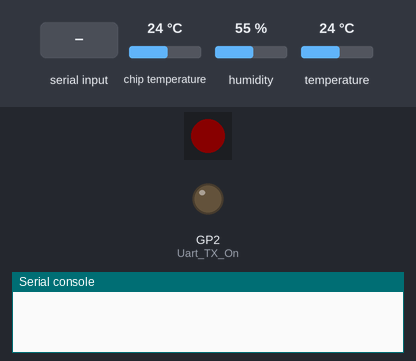
A program run on a simulated Raspberry Pi Pico running MicroPython. Shown: 1 RGB LEDs in strip order, left to right, output pins drawn as LEDs (lit = HIGH), the last lines printed to the serial console. Inputs (shaded band) come from the test bench; at power-on: chip temperature 24 °C, humidity 55 %, temperature 24 °C. Dim RGB values are drawn brighter than linear.

Above: at 0.1 s.
At 2.2 s:
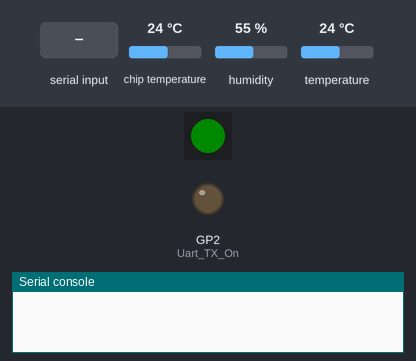
2.3 s: "85AF3" received over the second serial link
At 3.5 s:
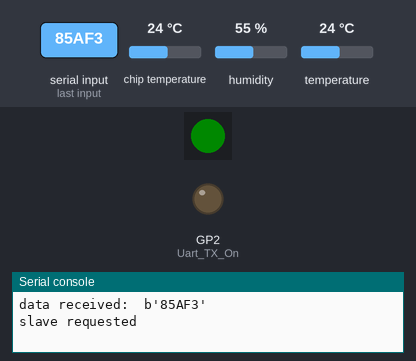
3.8 s: "1" received over the second serial link
Timing chart, 0 to 6.8 s (numbered marks = the images above; inputs shaded):
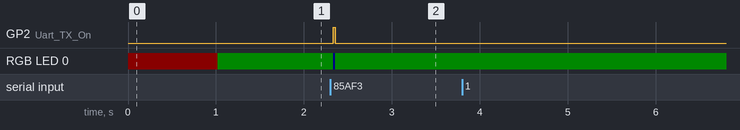

The program:

RPi_Bathroom.py
```python
"""
This code measures temperature and humidity from DHT22 sensor.

The measured data are sent in serial frame after the slave device
was interrogated by master device.
"""

import machine, neopixel
from machine import UART
from machine import Pin
import time
import dht
import uasyncio

# DHT22 config
temp_humid_sensor  = dht.DHT22(Pin(3))
temperature, humidity = 0, 0


pin_led_onboard=16
pixel_led = neopixel.NeoPixel(machine.Pin(pin_led_onboard), 1)

# TX_On=True for sending data out from RPi2040, False for receiving data at RPi2040
Uart_TX_On = machine.Pin(2, machine.Pin.OUT)

uart = UART(0, baudrate=19200, tx=Pin(0), rx=Pin(1))
uart.init(bits=8, parity=None, stop=1)
data_tx = 0
data_rx = 0

# ADC settings
adc4 = machine.ADC(4)
convert_factor = 3.3/65535

pixel_led[0] = (10,0,0)
pixel_led.write()
time.sleep(1)

async def read_temp_humid_sensors():
    while True:
        global temperature, humidity
        temp_humid_sensor.measure()

        temperature = temp_humid_sensor.temperature()
        humidity = temp_humid_sensor.humidity()

        await uasyncio.sleep(4)

async def main_task():
    while True:
        pixel_led[0] = (0,10,0)
        pixel_led.write()
        chip_temp = round(27 - ((adc4.read_u16() * convert_factor)-0.706) / 0.001721 , 2)

        # switch to UART receive mode
        Uart_TX_On.value(0)
        await uasyncio.sleep(0.05)
        # any serial data received
        if uart.any():
            data_rx = uart.read()
            print("data received: " , str(data_rx))
            data_rx = str(data_rx)
            pixel_led[0] = (0,0,10)
            pixel_led.write()

            slave_req=data_rx.find("85AF3")
            if slave_req !=-1:
                print("slave requested")
                # switch to UART sending mode
                Uart_TX_On.value(1)

                uart.write("85AF3:" + "R1="+str(temperature) + " " + "R2="+str(humidity) + " " + "R3="+str(chip_temp) )
                await uasyncio.sleep(0.02)
            else:
                print("another slave requested")

        pixel_led[0] = (0,0,0)
        pixel_led.write()


###################################################
####### asynchronous program execution ############
###################################################

event_loop = uasyncio.get_event_loop()

# define coroutines to the event loop
event_loop.create_task(read_temp_humid_sensors())
event_loop.create_task(main_task())

# start the event loop
event_loop.run_forever()
```

Measured:
- after the input at 2.3 s, GP2 (Uart_TX_On): LOW → HIGH at once, → LOW 0.02 s later; RGB LED 0: RGB(0, 10, 0) → RGB(0, 0, 10) at once, → RGB(0, 10, 0) 0.02 s later
